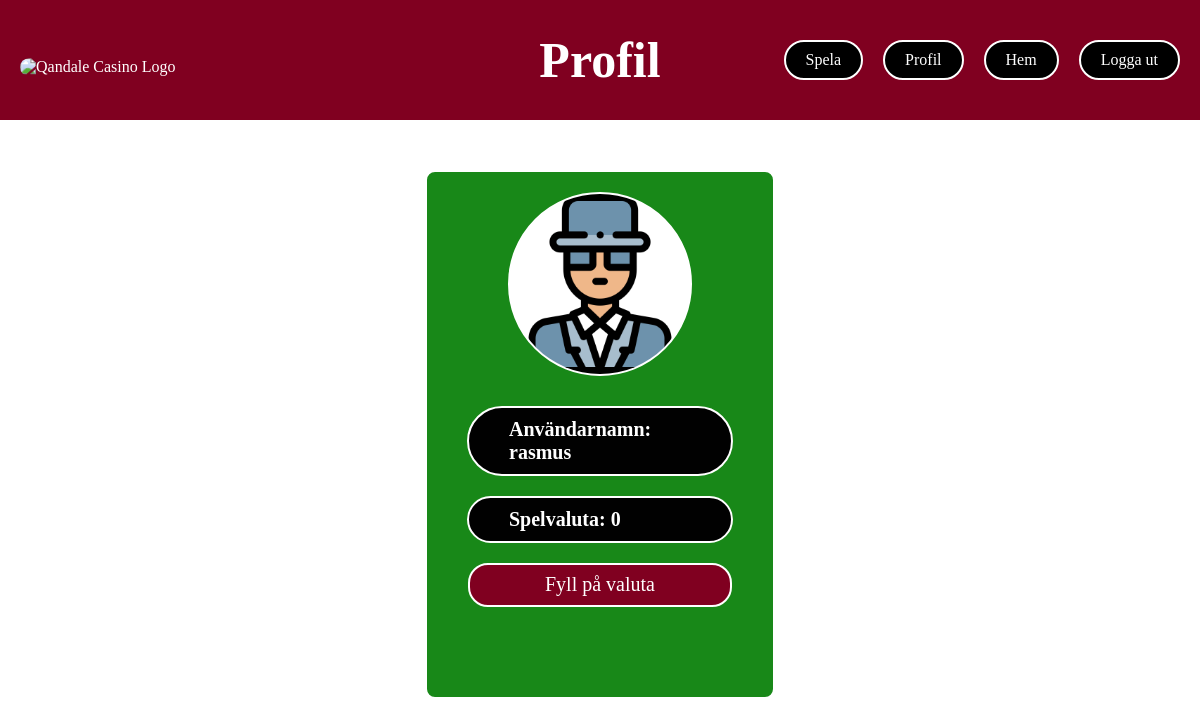
The app's page /profile.php (signed in), older data.
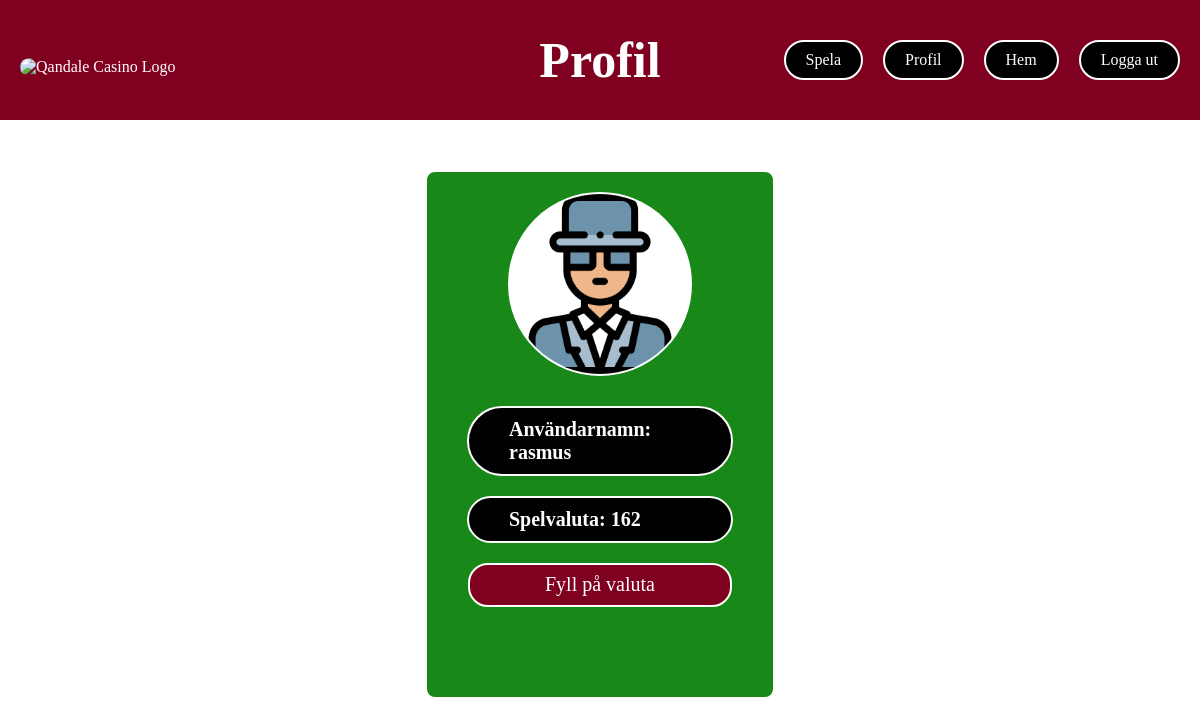
The same page, newer data.
### tables this page shows
CREATE TABLE "User" (
	"userID"	INTEGER NOT NULL UNIQUE,
	"username"	TEXT NOT NULL UNIQUE,
	"password"	TEXT NOT NULL,
	"currency"	INTEGER, "role",
	PRIMARY KEY("userID" AUTOINCREMENT)
);

### profile.php (the view, shortened to what this page needs)
<?php
$user_id = $_SESSION['USERID'];
$db = new SQLite3("./db/database.db");
$stmt = $db->prepare('SELECT username, currency FROM User WHERE userID = :userID');
$stmt->bindValue(':userID', $user_id, SQLITE3_INTEGER);
$result = $stmt->execute();
$profile = $result->fetchArray(SQLITE3_ASSOC);
?>
<!DOCTYPE html>
<html lang="en">
<head>
    <link rel="stylesheet" href="profile.css">
</head>
<body>
<aside id="topbar">
       <div class="topbar-container">
           <img src="NyaQuandale.gif" alt="Qandale Casino Logo" class="topbar-logo" href="./index.php">
           <h1> Profil </h1>
           <div class="button-container">
               <button onclick="navigateTo('weather.php')">Spela</button>
               <button onclick="navigateTo('profile.php')">Profil</button>
               <button onclick="navigateTo('index.php')">Hem</button>
               <button onclick="navigateTo('logOut.php')">Logga ut</button>
           </div>
       </div>
   </aside>
    <article id="profileBox">
        <img src="profilepic.png" alt="Profile picture">
        <ul>
            <li>
                <h3> Användarnamn: <?php echo htmlspecialchars($profile['username']); ?> </h3>
            </li>
            <li>
                <h3> Spelvaluta: <?php echo htmlspecialchars($profile['currency']); ?> </h3>
            </li>
            <li>
            <button id="fillButton" onclick="navigateTo('refill.php')">Fyll på valuta</button>
            </li>
        </ul>
    </article>
</body>
</html>

### profile.css (style rules this page uses)
* { margin: 0; padding: 0; box-sizing: border-box; }
body { background-image: url('backgrund.jpg'); background-size: cover; background-position: center; margin: 0; padding: 0; font-family: 'Times New Roman', Times, serif; }
#topbar { width: 100%; background-color: #800020; color: white; display: flex; justify-content: center; align-items: center; box-sizing: border-box; padding: 60px 0; position: fixed; top: 0; z-index: 1000; }
.topbar-container { width: 100%; max-width: 1200px; display: flex; justify-content: space-between; align-items: center; padding: 0 20px; position: relative; }
h1 { position: absolute; font-size: 50px; left: 50%; transform: translateX(-50%); margin: 0; }
.topbar-logo { max-height: 150px; position: absolute; top: 80%; left: 20px; transform: translateY(-10%); border-radius: 80px; }
.button-container { display: flex; gap: 20px; right: 20px; position: absolute; top: 50%; transform: translateY(-50%); }
.button-container button { height: 40px; padding: 10px 20px; font-size: 16px; cursor: pointer; background-color: rgb(0, 0, 0); border: none; border-radius: 20px; color: white; text-decoration: none; font-family: 'Times New Roman', Times, serif; display: flex; align-items: center; justify-content: center; border: 2px solid white; }
#profileBox { display: flex; flex-direction: column; align-items: center; padding: 20px 20px 75px; border-radius: 10px; width: 350px; margin: 170px auto 30px; margin-top: 30 px; background-color: #188818; border: 2px solid white; }
#profileBox img { width: 60%; height: 60%; border-radius: 50%; object-fit: cover; border: 2px solid white; margin-bottom: 10px; background-color: white; }
#profileBox ul { list-style: none; padding: 0; }
#profileBox ul li { margin-bottom: 15px; border: 5px; }
#profileBox ul li h3 { margin: 20px; padding: 10px 40px; font-size: 20px; font-weight: bold; font-family: 'Times New Roman', Times, serif; background-color: #010101; border-radius: 50px; border: 2px solid white; color: white; }
#fillButton { height: 40px; padding: 20px 75px; font-size: 20px; cursor: pointer; background-color: #800020; border: none; border-radius: 20px; color: white; text-decoration: none; font-family: 'Times New Roman', Times, serif; display: flex; align-items: center; justify-content: center; border: 2px solid white; margin-left: auto; margin-right: auto; margin-top: 20px; }

Row changes from the older to the newer data that the page shows:
changed user "rasmus": currency "0" → "162"
